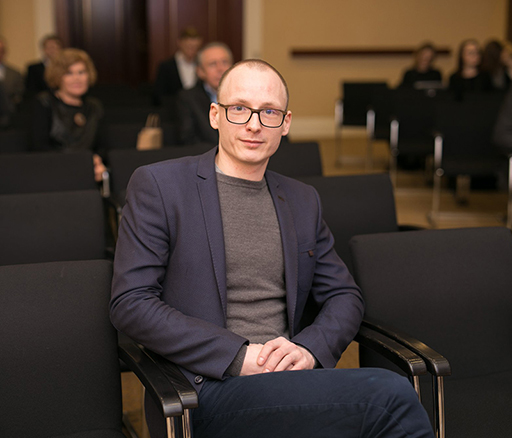
#> input picture CV/opencv/data/me.jpg, 512 x 438 px
$ python edge_detection.py
#> lines starting #> are read from the running program, lines starting #| are printed output that depends on the picture
import cv2 as cv
from matplotlib import pyplot as plt
import  numpy as np

def call(x):
    pass

source = cv.imread('data/me.jpg', 0)
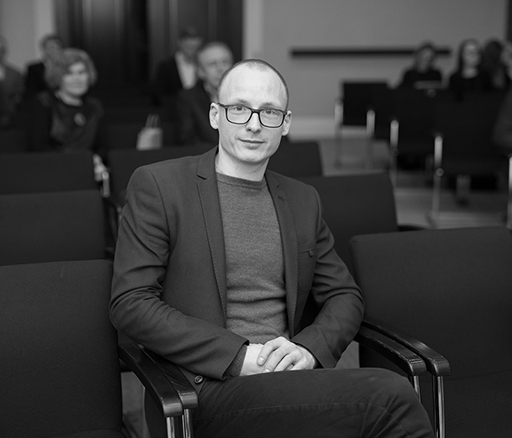
#> source: shape (438, 512); min 0, max 250, mean 56.9


thr1 = cv.getTrackbarPos('thr1', 'langas')
thr2 = cv.getTrackbarPos('thr2', 'langas')


# Canny edge detection algorithm is composed of 5 steps:
#   1.Noise reduction
#   2.Gradient calculation
#   3.Non-maximum suppression
#   4.Double threshold
#   5.Edge tracking by Hysteresis
# Opencv  has in-built functions to do that
canny = cv.Canny(source, 100, 200)
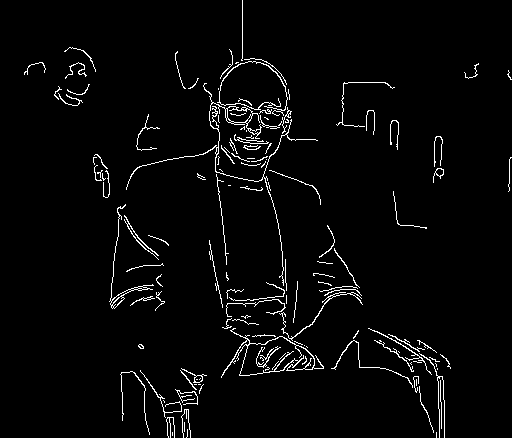
#> canny: shape (438, 512); 3% white in thin lines or dots

titles = ['original', 'canny']
images = [source, canny]

cv.namedWindow('langas')
cv.createTrackbar('thr1', 'langas', 0, 100, call)
cv.createTrackbar('thr2', 'langas', 0, 200, call)

for i in range(len(images)):
    plt.subplot(1, 2, i+1)
    plt.title(titles[i])
    plt.imshow(images[i], 'gray')
    plt.xticks([]), plt.yticks([])
#> this loop made 2 passes

plt.show()
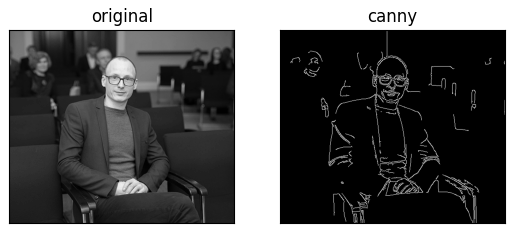
#> figure drawn by matplotlib, 2 panels

$ run again, with CV/opencv/data/HTGB.jpg copied over CV/opencv/data/me.jpg
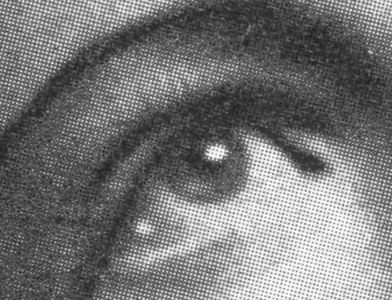
#> input picture CV/opencv/data/HTGB.jpg, 392 x 300 px
#> source is the input picture: shape (300, 392); min 29, max 255, mean 117.8
#> `canny = cv.Canny(source, 100, 200)`:
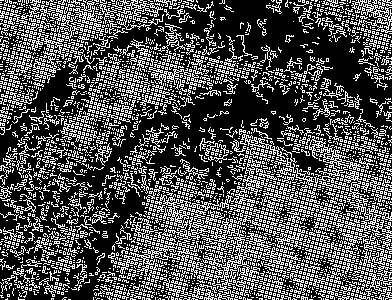
#> canny: shape (300, 392); 31.9% white in thin lines or dots
#> the loop `for i in range(len(images)):` made 2 passes
#> `plt.show()`:
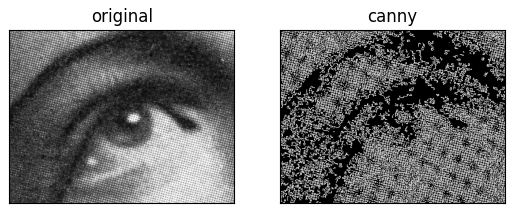
#> figure drawn by matplotlib, 2 panels

$ run again, with CV/opencv/data/balls.jpg copied over CV/opencv/data/me.jpg
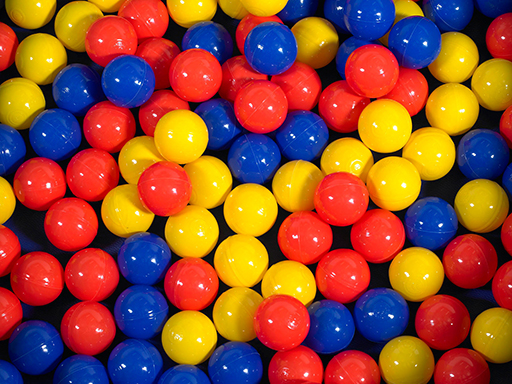
#> input picture CV/opencv/data/balls.jpg, 512 x 384 px
#> `canny = cv.Canny(source, 100, 200)`:
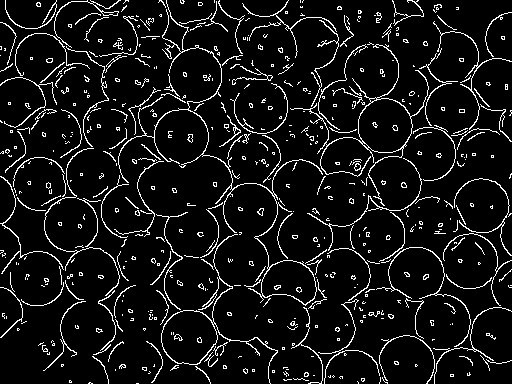
#> canny: shape (384, 512); 8% white in thin lines or dots
#> the loop `for i in range(len(images)):` made 2 passes
#> `plt.show()`:
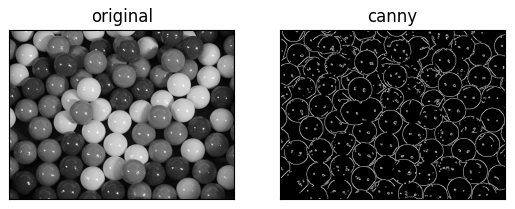
#> figure drawn by matplotlib, 2 panels
